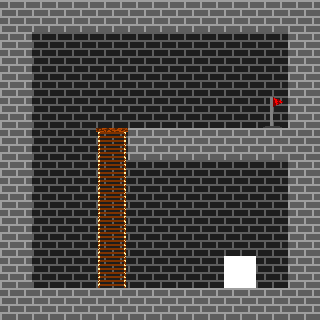

Below is a game level as drawn by its tile map, then a one-line description and the .tmx file that defines it, in full:
An orthogonal 10x10 tile map with 32x32 px tiles, 1 tile layer (Tile Layer 1).

<map version="1.0" orientation="orthogonal" renderorder="right-down" width="10" height="10" tilewidth="32" tileheight="32" nextobjectid="1">
 <tileset firstgid="1" name="tilemap" tilewidth="32" tileheight="32" tilecount="10" columns="10">
  <image source="tilemap.png" width="320" height="32" />
 </tileset>
 <layer name="Tile Layer 1" width="10" height="10">
  <data encoding="csv">
2,2,2,2,2,2,2,2,2,2,
2,1,1,1,1,1,1,1,1,2,
2,1,1,1,1,1,1,1,1,2,
2,1,1,1,1,1,1,1,9,2,
2,1,1,7,2,2,2,2,2,2,
2,1,1,5,1,1,1,1,1,2,
2,1,1,5,1,1,1,1,1,2,
2,1,1,5,1,1,1,1,1,2,
2,1,1,5,1,1,1,3,1,2,
2,2,2,2,2,2,2,2,2,2
</data>
 </layer>
</map>
